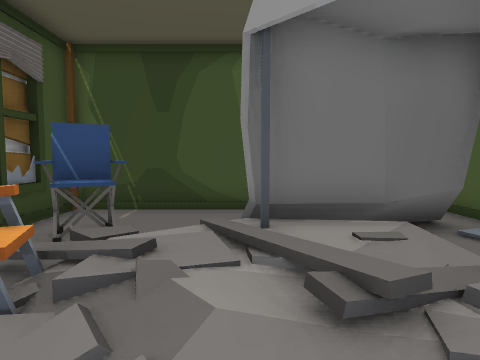
view 1 (above)

16 first-person views from a walk through a scene from a Unity 3-D project. The camera is 1.4 m above the floor, tilts 4° down and sees 75° across. The floor is counted in squares, 1 m on a side. Each view is taken from the middle of a square. On the plan, view 1 faces up. The plan holds only what a view shows up to about 14 squares ahead; the rest is blank.

view 2
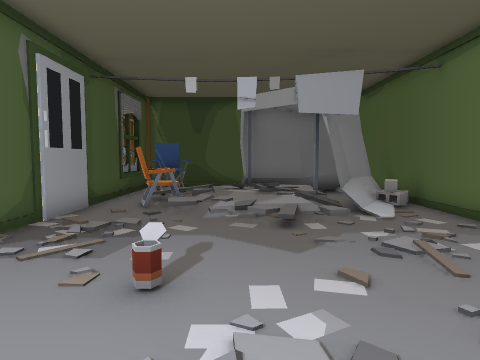

view 3
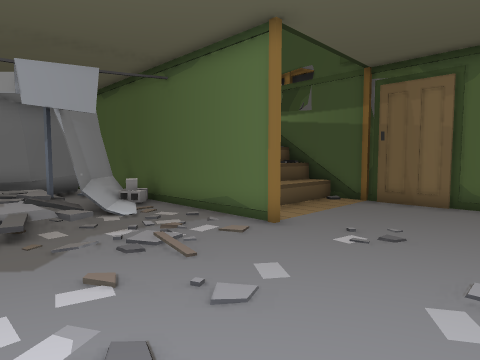

view 4
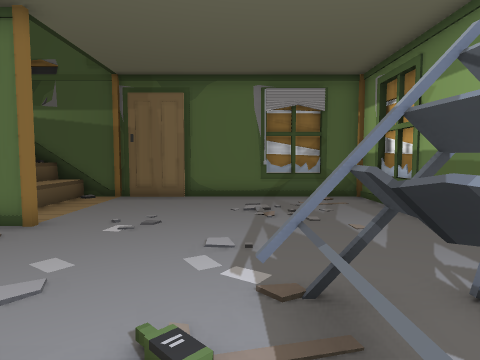

view 5
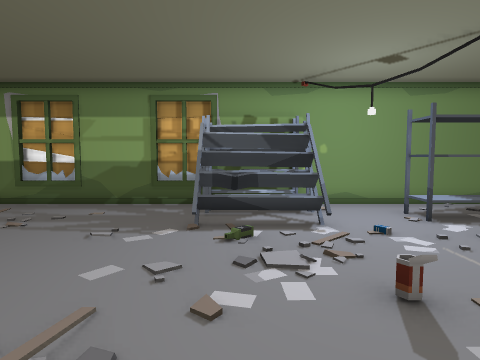

view 6
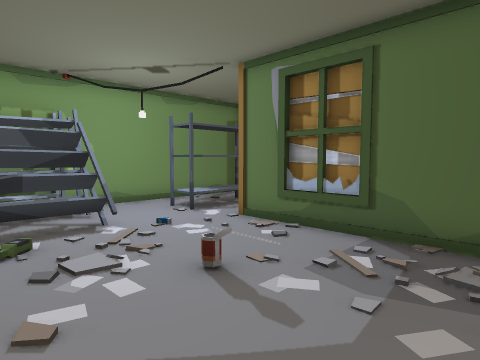

view 7
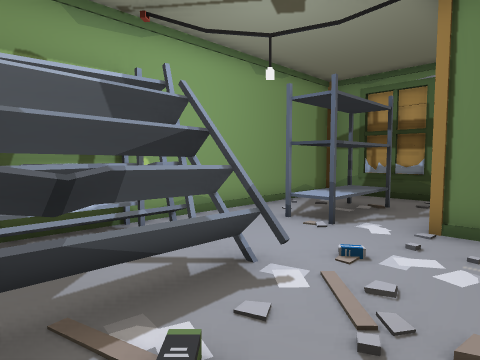

view 8
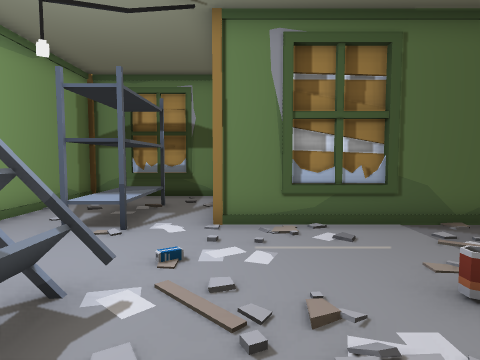

view 9
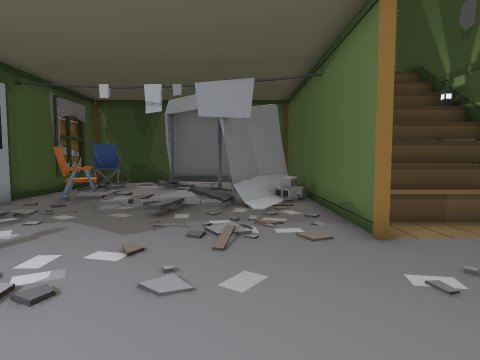

view 10
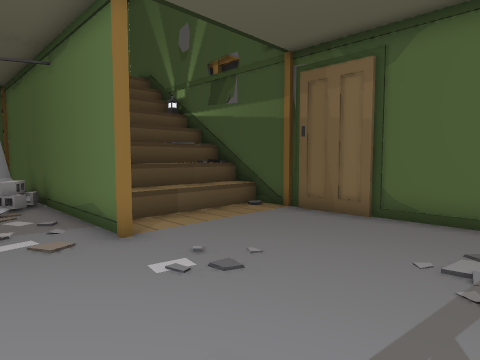

view 11
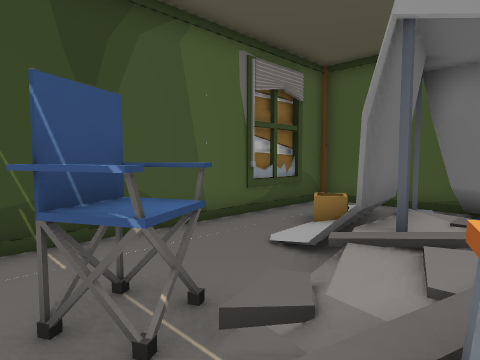

view 12
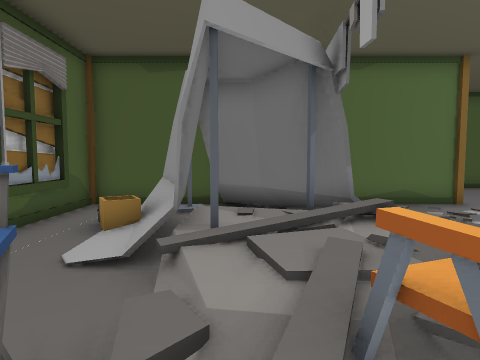

view 13
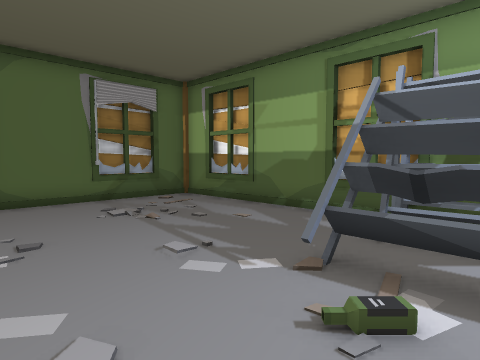

view 14
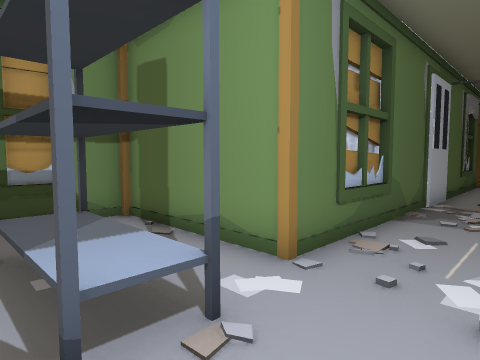

view 15
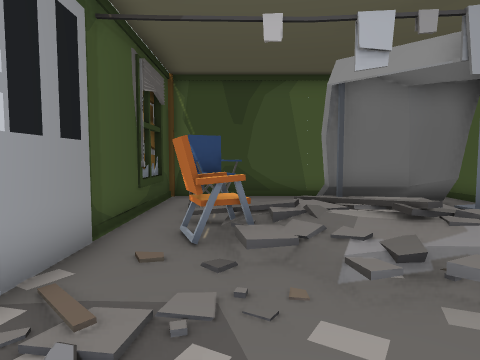

view 16
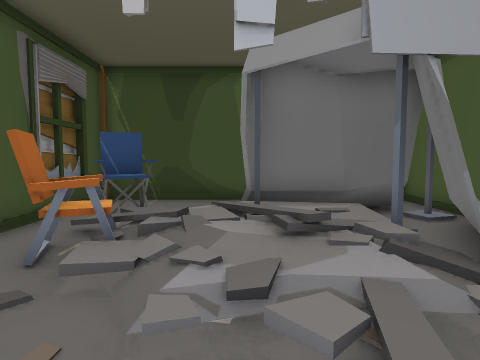

### Floor plan
Key: @ floor where view 1 was taken; # wall or solid block; . floor; / step, stairs or slope; = window, fence, low wall or low ledge; ^ raised ledge; C chair; T tent; S shelf; O other object.
Columns run from 10 left of view 1 to 11 right of it. Each row starts with its distance up from view 1.
  9      ############
  8      #..........#
  7      #......=//.#
  6      #.CC.//OOT.#
  5      #.CC/TTTTTT#
  4      #.//    TT##
  3      #.CC    T/ #
  2      #.C/    T//#
  1      O..//////..#^^^^#
  0      #....@//...#^^^^#
 -1      #..........#^^^^#
 -2      #..........#....#
 -3      #...O......#...O#
 -4      #.../..........O#
 -5      #...../........O#
 -6 ######...../.........#
 -7 #........../.........#
 -8 #..SSSS..SSSS........#
 -9 #..SSSS..SSSS........#
-10 #........SSSS........#
-11 #  ......SSSS........#
-12  #####################

Positions as (right, up) in squares from view 1, and headings:
1: (0, 0), facing up
2: (0, -7), facing up
3: (0, -7), facing up-right
4: (-1, -7), facing right
5: (1, 0), facing down
6: (2, 0), facing down-left
7: (2, -5), facing down-left
8: (2, -6), facing left
9: (3, -8), facing up
10: (3, -8), facing up-right
11: (-4, 3), facing up-right
12: (-4, 4), facing right
13: (0, -4), facing down-right
14: (-2, -10), facing up-left
15: (-2, -3), facing up
16: (0, -2), facing up
